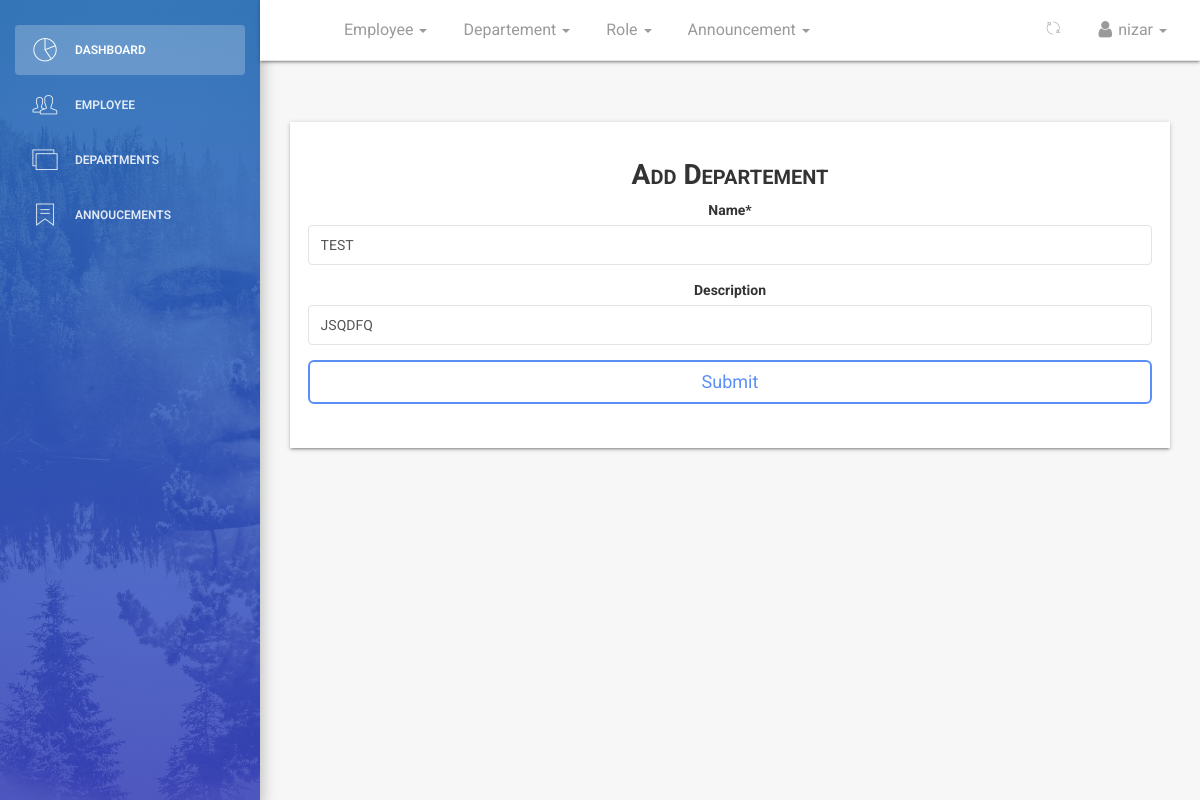
The app's page /dashboard/department/edit/1/ (signed in), older data.
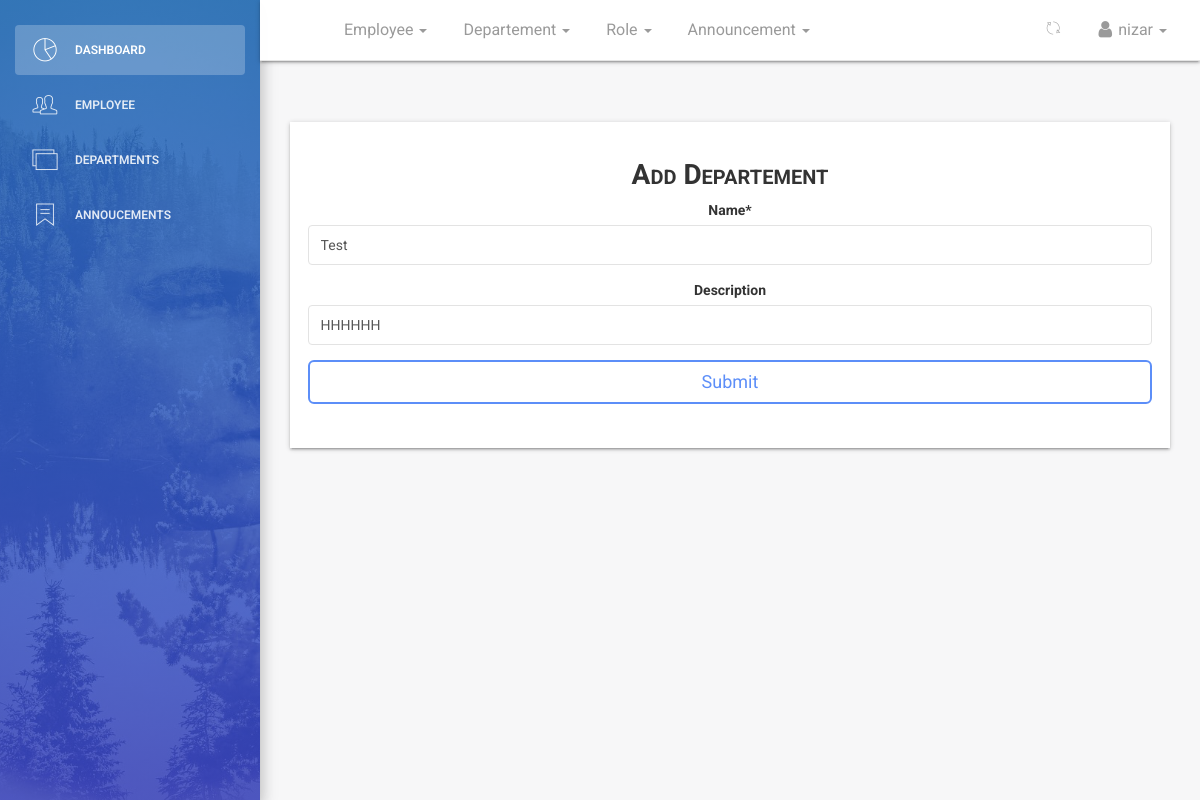
The same page, newer data.
### employee/models.py (models this page shows, shortened)
class Department(models.Model):
    name = models.CharField(max_length=125)
    description = models.CharField(max_length=125, null=True, blank=True)
    created = models.DateTimeField(
        verbose_name=_('Created'), auto_now_add=True)
    updated = models.DateTimeField(verbose_name=_('Updated'), auto_now=True)
    class Meta:
        verbose_name = _('Department')
        verbose_name_plural = _('Departments')
        ordering = ['name', 'created']

### dashboard/views.py (the view, shortened to what this page needs)
def dashboard_department_edit_data(request, id):
    if not (request.user.is_authenticated and request.user.is_superuser and request.user.is_staff):
        return redirect('/')
    department = get_object_or_404(Department, id=id)
    dataset = dict()
    form = DepartmentCreateForm(request.POST or None, instance=department)
    dataset['form'] = form
    dataset['title'] = 'edit - {0}'.format(department.name)
    return render(request, 'dashboard/department_create.html', dataset)

### employee/forms.py
class DepartmentCreateForm(forms.ModelForm):
    class Meta:
        model = Department
        exclude = ['created', 'updated']

### templates/dashboard/department_create.html (shortened to what this page needs)
{% extends '_layout.html' %}
{% load static %}
{% load crispy_forms_tags %}
 {% block navheader %}
    {% include 'includes/navheader_employee_app.html' %}
 {% endblock %}
 {% block content %}
        <section class="content">
            <section class="container-fluid">
                    <section class="row">
                        <section class="col col-sm-8 offset-sm-2">
                        </section>
                    </section>
                <section class="form-wrapper">
                    <section class="row">
                        <section class="col-lg-12 col-md-12 col-sm-12 text-center">
                            <h3 class="title-h3">Add Departement</h3>
                        </section>
                    </section>
                    <section class="row ">
                        <section class="col-lg-12 col-md-12 col-sm-12 text-center">
                            <form action="" method="POST" enctype="multipart/form-data">
                                {{form | crispy }}
                                <button type="submit" class="btn btn-primary btn-lg btn-block">Submit</button>
                            </form>
                        </section>
                    </section>
                </section>
            </section>
        </section>
 {% endblock %}

Row changes from the older to the newer data that the page shows:
changed Department: name "TEST" → "Test"; description "JSQDFQ" → "HHHHHH"
